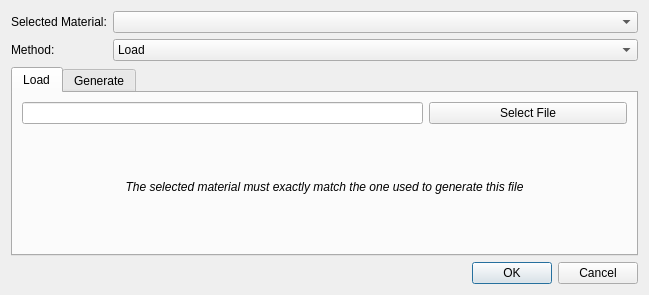
<?xml version="1.0" encoding="UTF-8"?>
<ui version="4.0">
 <class>ome_maps_select_dialog</class>
 <widget class="QDialog" name="ome_maps_select_dialog">
  <property name="geometry">
   <rect>
    <x>0</x>
    <y>0</y>
    <width>649</width>
    <height>295</height>
   </rect>
  </property>
  <layout class="QGridLayout" name="gridLayout_2">
   <item row="2" column="0" colspan="2">
    <widget class="QTabWidget" name="tab_widget">
     <property name="currentIndex">
      <number>0</number>
     </property>
     <widget class="QWidget" name="load_tab">
      <attribute name="title">
       <string>Load</string>
      </attribute>
      <layout class="QGridLayout" name="gridLayout_3">
       <item row="1" column="2">
        <widget class="QPushButton" name="select_file_button">
         <property name="text">
          <string>Select File</string>
         </property>
        </widget>
       </item>
       <item row="1" column="0" colspan="2">
        <widget class="QLineEdit" name="file_name"/>
       </item>
       <item row="2" column="0" colspan="3">
        <widget class="QLabel" name="load_note">
         <property name="text">
          <string>&lt;html&gt;&lt;head/&gt;&lt;body&gt;&lt;p&gt;&lt;span style=&quot; font-style:italic;&quot;&gt;The selected material must exactly match the one used to generate this file&lt;/span&gt;&lt;/p&gt;&lt;/body&gt;&lt;/html&gt;</string>
         </property>
         <property name="alignment">
          <set>Qt::AlignCenter</set>
         </property>
         <property name="wordWrap">
          <bool>true</bool>
         </property>
        </widget>
       </item>
      </layout>
     </widget>
     <widget class="QWidget" name="generate_tab">
      <attribute name="title">
       <string>Generate</string>
      </attribute>
      <layout class="QGridLayout" name="gridLayout">
       <item row="3" column="0">
        <widget class="QCheckBox" name="apply_threshold">
         <property name="text">
          <string>Threshold data?</string>
         </property>
        </widget>
       </item>
       <item row="3" column="1">
        <widget class="ScientificDoubleSpinBox" name="threshold">
         <property name="enabled">
          <bool>false</bool>
         </property>
         <property name="decimals">
          <number>8</number>
         </property>
         <property name="maximum">
          <double>100000.000000000000000</double>
         </property>
         <property name="value">
          <double>250.000000000000000</double>
         </property>
        </widget>
       </item>
       <item row="1" column="0">
        <widget class="QLabel" name="num_hkls_selected">
         <property name="text">
          <string>Number of hkls selected:</string>
         </property>
        </widget>
       </item>
       <item row="1" column="1">
        <widget class="QPushButton" name="choose_hkls">
         <property name="text">
          <string>Choose HKLs</string>
         </property>
        </widget>
       </item>
      </layout>
     </widget>
    </widget>
   </item>
   <item row="1" column="0">
    <widget class="QLabel" name="method_label">
     <property name="text">
      <string>Method:</string>
     </property>
    </widget>
   </item>
   <item row="1" column="1">
    <widget class="QComboBox" name="method">
     <item>
      <property name="text">
       <string>Load</string>
      </property>
     </item>
     <item>
      <property name="text">
       <string>Generate</string>
      </property>
     </item>
    </widget>
   </item>
   <item row="3" column="1">
    <widget class="QDialogButtonBox" name="button_box">
     <property name="standardButtons">
      <set>QDialogButtonBox::Cancel|QDialogButtonBox::Ok</set>
     </property>
     <property name="centerButtons">
      <bool>false</bool>
     </property>
    </widget>
   </item>
   <item row="0" column="0">
    <widget class="QLabel" name="material_label">
     <property name="text">
      <string>Selected Material:</string>
     </property>
    </widget>
   </item>
   <item row="0" column="1">
    <widget class="QComboBox" name="material"/>
   </item>
  </layout>
 </widget>
 <customwidgets>
  <customwidget>
   <class>ScientificDoubleSpinBox</class>
   <extends>QDoubleSpinBox</extends>
   <header>scientificspinbox.h</header>
  </customwidget>
 </customwidgets>
 <tabstops>
  <tabstop>material</tabstop>
  <tabstop>method</tabstop>
  <tabstop>tab_widget</tabstop>
  <tabstop>file_name</tabstop>
  <tabstop>select_file_button</tabstop>
  <tabstop>choose_hkls</tabstop>
  <tabstop>apply_threshold</tabstop>
  <tabstop>threshold</tabstop>
 </tabstops>
 <resources/>
 <connections>
  <connection>
   <sender>button_box</sender>
   <signal>accepted()</signal>
   <receiver>ome_maps_select_dialog</receiver>
   <slot>accept()</slot>
   <hints>
    <hint type="sourcelabel">
     <x>217</x>
     <y>205</y>
    </hint>
    <hint type="destinationlabel">
     <x>217</x>
     <y>113</y>
    </hint>
   </hints>
  </connection>
  <connection>
   <sender>button_box</sender>
   <signal>rejected()</signal>
   <receiver>ome_maps_select_dialog</receiver>
   <slot>reject()</slot>
   <hints>
    <hint type="sourcelabel">
     <x>217</x>
     <y>205</y>
    </hint>
    <hint type="destinationlabel">
     <x>217</x>
     <y>113</y>
    </hint>
   </hints>
  </connection>
  <connection>
   <sender>apply_threshold</sender>
   <signal>toggled(bool)</signal>
   <receiver>threshold</receiver>
   <slot>setEnabled(bool)</slot>
   <hints>
    <hint type="sourcelabel">
     <x>167</x>
     <y>105</y>
    </hint>
    <hint type="destinationlabel">
     <x>467</x>
     <y>105</y>
    </hint>
   </hints>
  </connection>
 </connections>
</ui>
